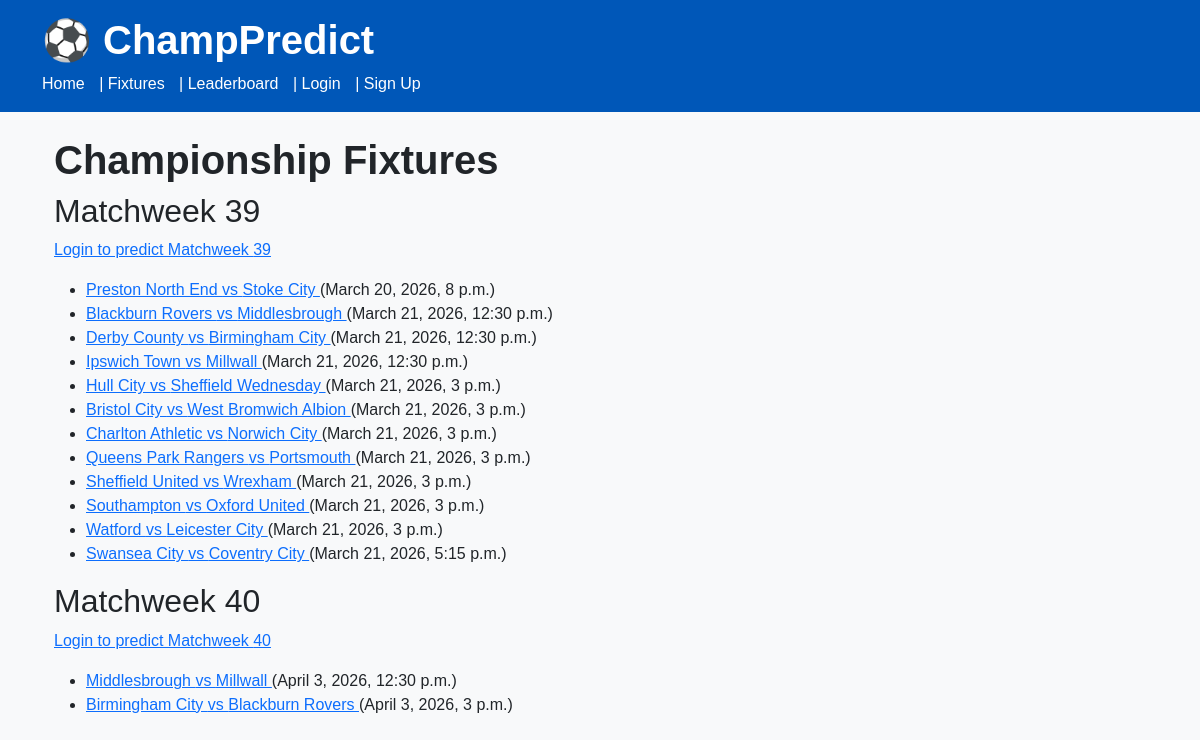
Before: /fixtures/ with the older database file.
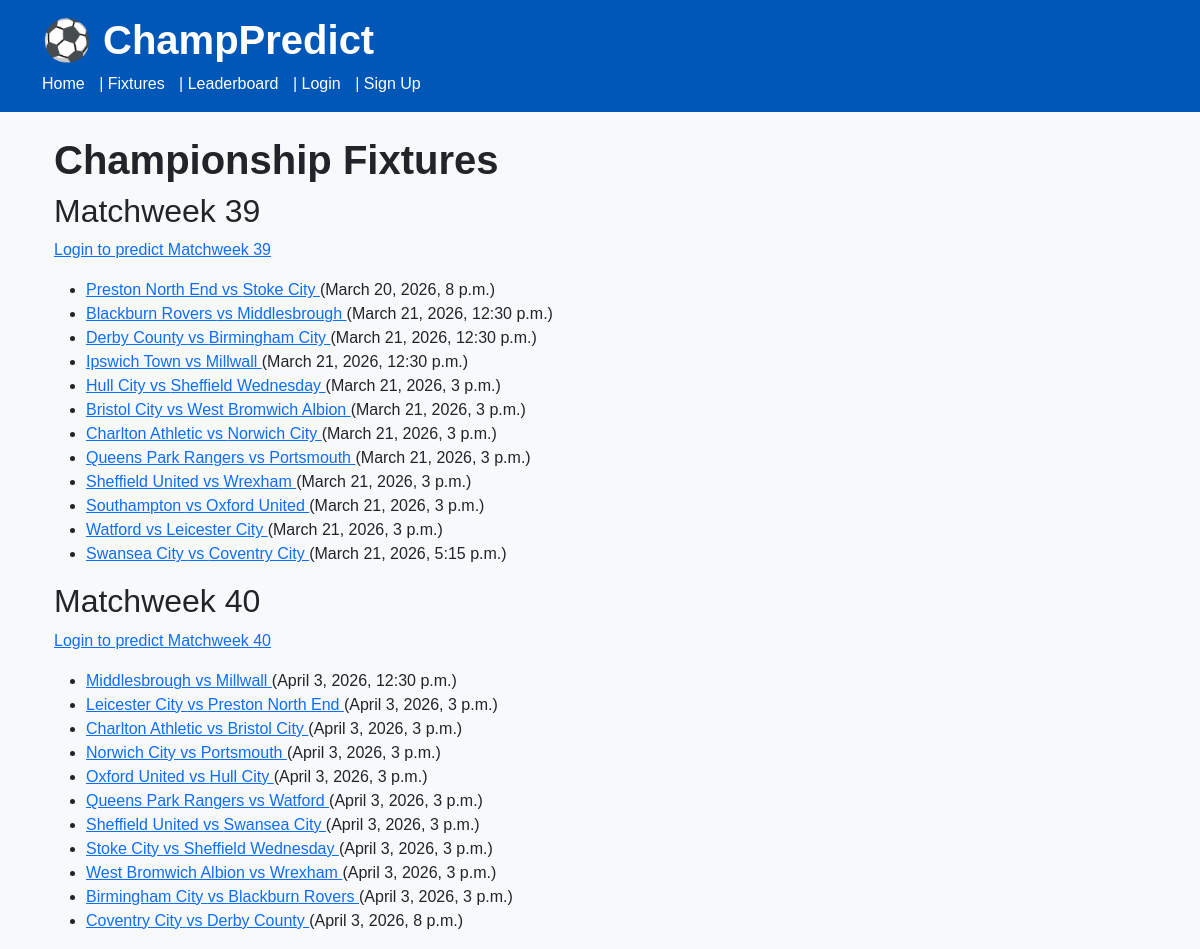
After: the same page with the newer database file.
### predictor/models.py (models this page shows, shortened)
class Fixture(models.Model):
    STATUS_CHOICES = [
        ("upcoming", "Upcoming"),
        ("played", "Played"),
    ]
    season = models.CharField(max_length=20)
    matchweek = models.PositiveIntegerField()
    home_team = models.ForeignKey(
        Team,
        on_delete=models.CASCADE,
        related_name="home_fixtures"
    )
    away_team = models.ForeignKey(
        Team,
        on_delete=models.CASCADE,
        related_name="away_fixtures"
    )
    kickoff_datetime = models.DateTimeField()
    status = models.CharField(
        max_length=10,
        choices=STATUS_CHOICES,
        default="upcoming"
    )
    class Meta:
        ordering = ["kickoff_datetime"]
        unique_together = ("season", "matchweek", "home_team", "away_team")

class Team(models.Model):
    name = models.CharField(max_length=100, unique=True)
    class Meta:
        ordering = ["name"]
    def __str__(self):
        return self.name

### predictor/views.py (the view)
# urls.py: path("fixtures/", views.fixture_list, name="fixture_list"),
def fixture_list(request):
    fixtures = Fixture.objects.select_related(
        "home_team",
        "away_team"
    ).order_by("matchweek", "kickoff_datetime")
    grouped_fixtures = {}
    for fixture in fixtures:
        if fixture.matchweek not in grouped_fixtures:
            grouped_fixtures[fixture.matchweek] = []
        grouped_fixtures[fixture.matchweek].append(fixture)
    context = {
        "fixtures": fixtures,
        "grouped_fixtures": grouped_fixtures,
    }
    return render(request, "predictor/fixture_list.html", context)

### predictor/templates/predictor/fixture_list.html
{% extends "predictor/base.html" %}
{% block content %}
<div class="container mt-4">
  <h1>Championship Fixtures</h1>
  {% for matchweek, fixtures in grouped_fixtures.items %}
  <h2>Matchweek {{ matchweek }}</h2>
  {% if user.is_authenticated %}
  <p>
    <a href="{% url 'matchweek_predictions' matchweek %}">
      Predict Matchweek {{ matchweek }}
    </a>
  </p>
  {% else %}
  <p>
    <a href="{% url 'account_login' %}">
      Login to predict Matchweek {{ matchweek }}
    </a>
  </p>
  {% endif %}
  <ul>
    {% for fixture in fixtures %}
    <li>
      <a href="{% url 'fixture_detail' fixture.id %}">
        {{ fixture.home_team }} vs {{ fixture.away_team }}
      </a>
      ({{ fixture.kickoff_datetime }})
    </li>
    {% endfor %}
  </ul>
  {% empty %}
  <p>No fixtures available.</p>
  {% endfor %}
</div>
{% endblock %}

### predictor/templates/predictor/base.html (shortened to what this page needs)
<!doctype html>
<html lang="en">
  <head>
    {% load static %}
    <link href="https://cdn.jsdelivr.net/npm/bootstrap@5.3.3/dist/css/bootstrap.min.css" rel="stylesheet" />
    <link rel="stylesheet" href="{% static 'predictor/css/style.css' %}" />
  </head>
  <body>
    <header class="py-3 mb-4">
      <div class="container">
        <h1 class="mb-2">⚽ ChampPredict</h1>
        <nav>
          <a href="{% url 'home' %}">Home</a> | <a href="{% url 'fixture_list' %}">Fixtures</a> | <a href="{% url 'leaderboard' %}">Leaderboard</a> |
          {% if user.is_authenticated %}
          <a href="{% url 'my_predictions' %}">My Predictions</a> | <a href="{% url 'account_logout' %}">Logout</a> |
          <span>Logged in as {{ user.username }}</span>
          {% else %}
          <a href="{% url 'account_login' %}">Login</a> |
          <a href="{% url 'account_signup' %}">Sign Up</a>
          {% endif %}
        </nav>
      </div>
    </header>
    <main class="container">
      {% block content %} {% endblock %}
    </main>
  </body>
</html>

### predictor/static/predictor/css/style.css (style rules this page uses)
body { background-color: #F8F9FA; font-family: Arial, sans-serif; }
header { background-color: #0057B8; color: white; }
nav a { color: white; text-decoration: none; margin-right: 10px; }
h1 { font-weight: bold; }

Changed rows visible on the page:
added Fixture: home_team "Leicester City", away_team "Preston North End", kickoff_datetime "April 3, 2026, 3 p.m.", shown under "40"
added Fixture: home_team "Charlton Athletic", away_team "Bristol City", kickoff_datetime "April 3, 2026, 3 p.m.", shown under "40"
added Fixture: home_team "Norwich City", away_team "Portsmouth", kickoff_datetime "April 3, 2026, 3 p.m.", shown under "40"
added Fixture: home_team "Oxford United", away_team "Hull City", kickoff_datetime "April 3, 2026, 3 p.m.", shown under "40"
added Fixture: home_team "Queens Park Rangers", away_team "Watford", kickoff_datetime "April 3, 2026, 3 p.m.", shown under "40"
added Fixture: home_team "Sheffield United", away_team "Swansea City", kickoff_datetime "April 3, 2026, 3 p.m.", shown under "40"
added Fixture: home_team "Stoke City", away_team "Sheffield Wednesday", kickoff_datetime "April 3, 2026, 3 p.m.", shown under "40"
added Fixture: home_team "West Bromwich Albion", away_team "Wrexham", kickoff_datetime "April 3, 2026, 3 p.m.", shown under "40"
added Fixture: home_team "Coventry City", away_team "Derby County", kickoff_datetime "April 3, 2026, 8 p.m.", shown under "40"
